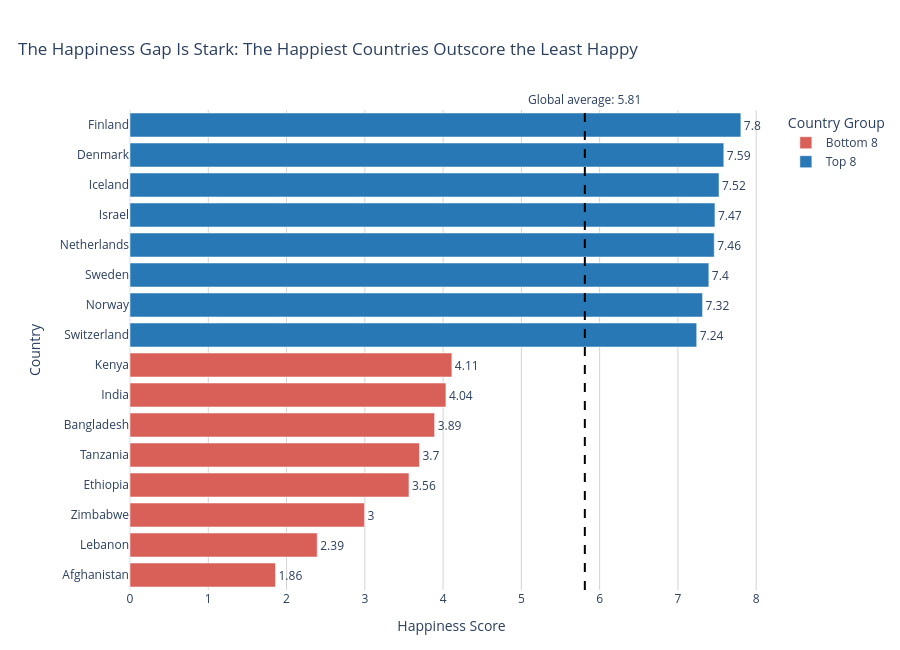

This figure's notebook cell:
### Markdown cell above
---
## Task 2 — Bottom vs. Top: A Contrast Story

**What to build:** A bar chart that highlights the **gap between the happiest and least happy countries**, focusing on a specific insight.

**Requirements:**
- Show the **top 8 AND bottom 8 countries** together (16 bars total)
- Use **colour** to distinguish the two groups (not Plotly's default rainbow)
- Add a **visual separator or annotation** that emphasises the gap
- Insight title that tells the story of the gap

**Hint:** Use `pd.concat([df.nlargest(8,'Happiness_Score'), df.nsmallest(8,'Happiness_Score')])` to get both groups.

**Stretch goal:** Add a vertical reference line showing the global average.

### Code cell
# Task 2: Top 8 vs. Bottom 8 contrast

import pandas as pd
import plotly.express as px
import plotly.graph_objects as go

# Get the happiest and least happy countries
top8 = df.nlargest(8, 'Happiness_Score').copy()
top8['Group'] = 'Top 8'

bottom8 = df.nsmallest(8, 'Happiness_Score').copy()
bottom8['Group'] = 'Bottom 8'

# Combine and sort countries
combined = pd.concat([bottom8, top8])
combined = combined.sort_values('Happiness_Score', ascending=True)

# Calculate global average
global_avg = df['Happiness_Score'].mean()

# Create chart
fig2 = px.bar(
    combined,
    x='Happiness_Score',
    y='Country',
    orientation='h',
    color='Group',
    color_discrete_map={
        'Top 8': '#2878B5',
        'Bottom 8': '#D95F59'
    },
    text=combined['Happiness_Score'].round(2),
    title=(
        "The Happiness Gap Is Stark: "
        "The Happiest Countries Outscore the Least Happy"
    ),
    labels={
        'Happiness_Score': 'Happiness Score',
        'Country': 'Country',
        'Group': 'Country Group'
    }
)

fig2.update_traces(
    textposition='outside',
    cliponaxis=False,
    hovertemplate='%{y}<br>Score: %{x:.2f}<extra></extra>'
)

# Add global-average reference line
fig2.add_vline(
    x=global_avg,
    line_dash='dash',
    line_color='black',
    line_width=2,
    annotation_text=f'Global average: {global_avg:.2f}',
    annotation_position='top'
)

fig2.update_layout(
    template='plotly_white',
    title_x=0.02,
    xaxis=dict(
        rangemode='tozero',
        showgrid=True,
        gridcolor='lightgray'
    ),
    yaxis=dict(
        categoryorder='array',
        categoryarray=combined['Country'].tolist()
    ),
    legend_title_text='Country Group',
    margin=dict(l=130, r=50, t=110, b=60),
    height=650
)

fig2.show()

### Figure 1 — Plotly figure (JSON) as saved in the notebook; plotly's stock layout.template omitted (floating-point values rounded to 4 significant figures)
{"data": [{"cliponaxis": false, "hovertemplate": "%{y}<br>Score: %{x:.2f}<extra></extra>", "legendgroup": "Bottom 8", "marker": {"color": "#D95F59", "pattern": {"shape": ""}}, "name": "Bottom 8", "orientation": "h", "showlegend": true, "text": [1.86, 2.39, 3.0, 3.56, 3.7, 3.89, 4.04, 4.11], "textposition": "outside", "type": "bar", "x": [1.859, 2.392, 2.995, 3.564, 3.698, 3.892, 4.036, 4.112], "xaxis": "x", "y": ["Afghanistan", "Lebanon", "Zimbabwe", "Ethiopia", "Tanzania", "Bangladesh", "India", "Kenya"], "yaxis": "y"}, {"cliponaxis": false, "hovertemplate": "%{y}<br>Score: %{x:.2f}<extra></extra>", "legendgroup": "Top 8", "marker": {"color": "#2878B5", "pattern": {"shape": ""}}, "name": "Top 8", "orientation": "h", "showlegend": true, "text": [7.24, 7.32, 7.4, 7.46, 7.47, 7.52, 7.59, 7.8], "textposition": "outside", "type": "bar", "x": [7.24, 7.315, 7.395, 7.464, 7.473, 7.525, 7.586, 7.804], "xaxis": "x", "y": ["Switzerland", "Norway", "Sweden", "Netherlands", "Israel", "Iceland", "Denmark", "Finland"], "yaxis": "y"}], "layout": {"annotations": [{"showarrow": false, "text": "Global average: 5.81", "x": 5.811, "xanchor": "center", "xref": "x", "y": 1, "yanchor": "bottom", "yref": "y domain"}], "barmode": "relative", "height": 650, "legend": {"title": {"text": "Country Group"}, "tracegroupgap": 0}, "margin": {"b": 60, "l": 130, "r": 50, "t": 110}, "shapes": [{"line": {"color": "black", "dash": "dash", "width": 2}, "type": "line", "x0": 5.811, "x1": 5.811, "xref": "x", "y0": 0, "y1": 1, "yref": "y domain"}], "title": {"text": "The Happiness Gap Is Stark: The Happiest Countries Outscore the Least Happy", "x": 0.02}, "xaxis": {"anchor": "y", "domain": [0, 1], "gridcolor": "lightgray", "rangemode": "tozero", "showgrid": true, "title": {"text": "Happiness Score"}}, "yaxis": {"anchor": "x", "categoryarray": ["Afghanistan", "Lebanon", "Zimbabwe", "Ethiopia", "Tanzania", "Bangladesh", "India", "Kenya", "Switzerland", "Norway", "Sweden", "Netherlands", "Israel", "Iceland", "Denmark", "Finland"], "categoryorder": "array", "domain": [0, 1], "title": {"text": "Country"}}}}
